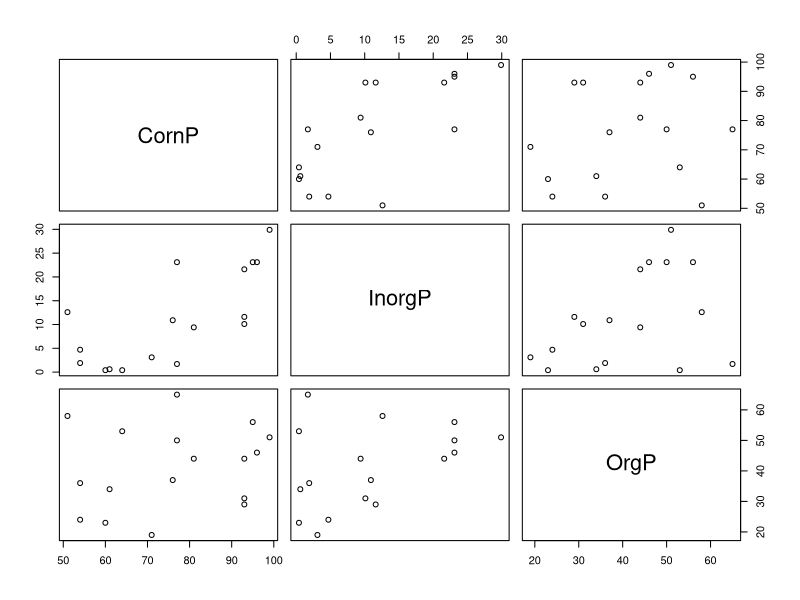
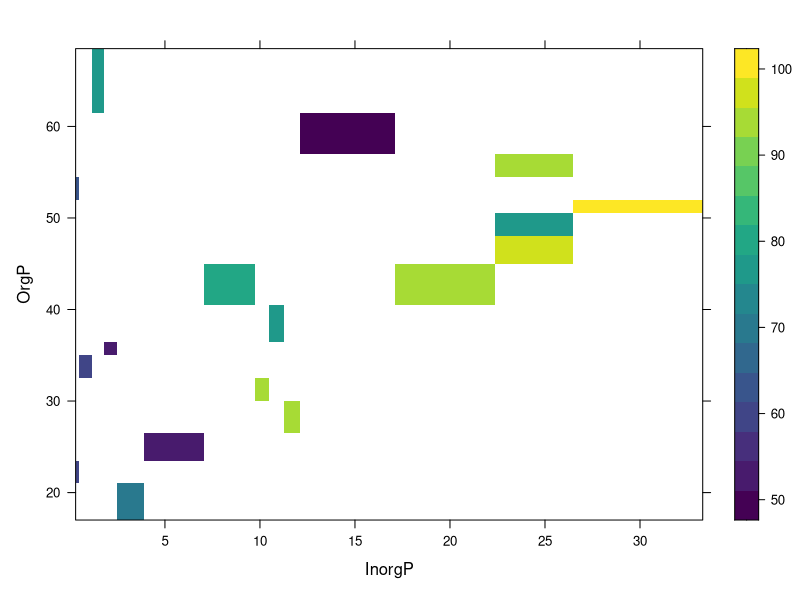
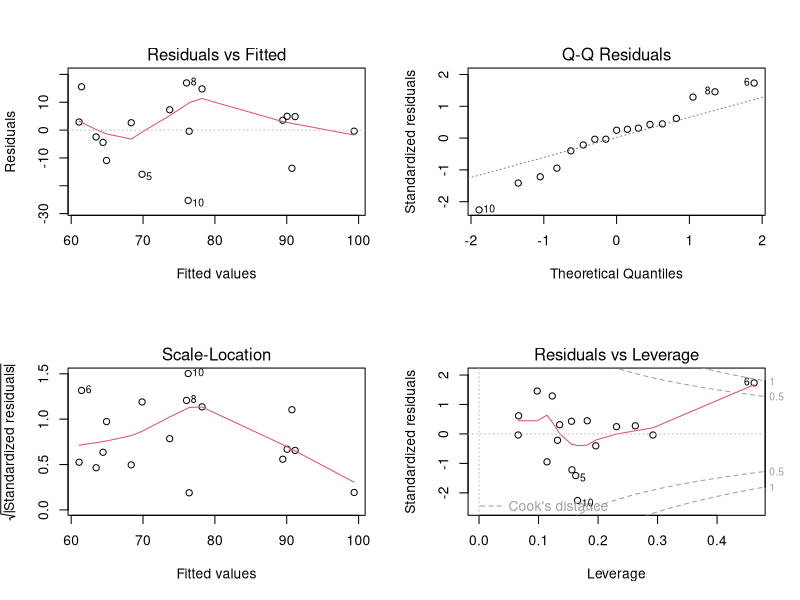
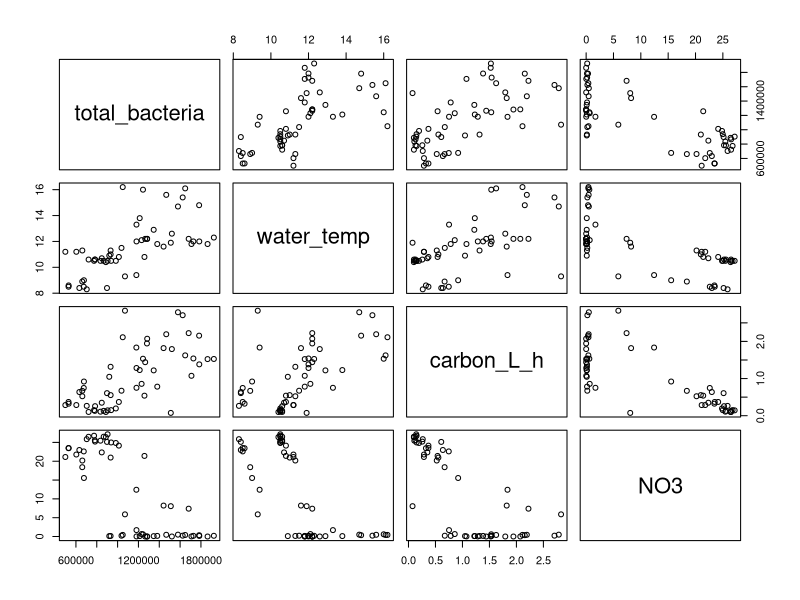
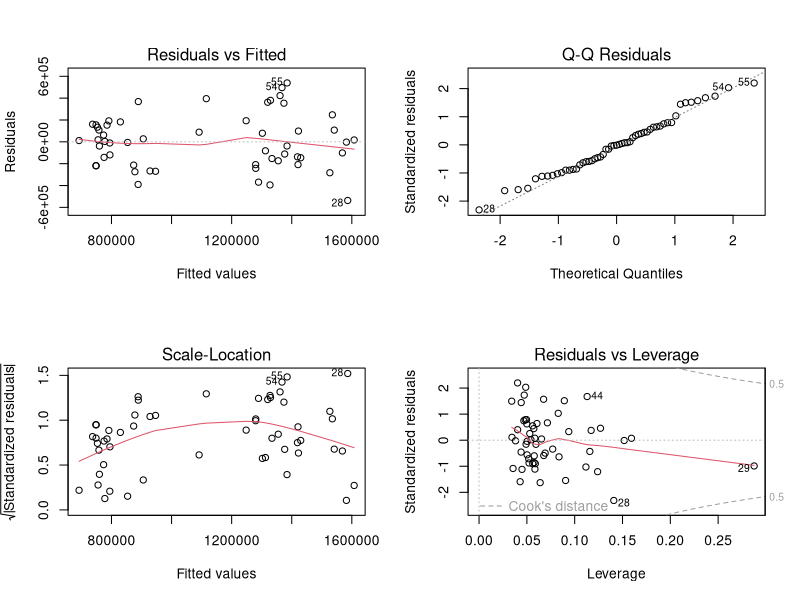
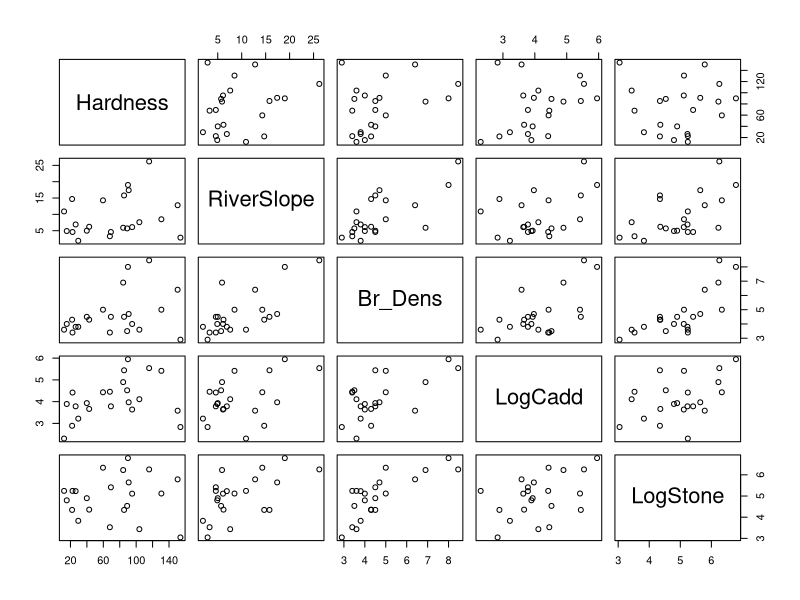
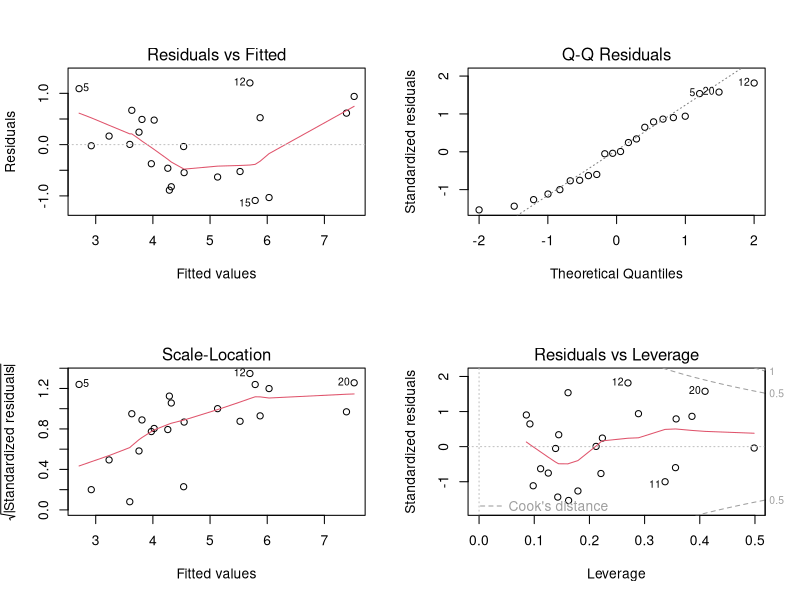

Reproduce these figures in R, in order.
## ---- chunk 1
library(knitr)
library(kableExtra)
knitr::opts_chunk$set(echo = TRUE) # change to TRUE for solutions, efficiency
#### STILL NEED to set eval=TRUE for solutions
## ---- chunk 2
library(readxl)
Corn <- read_xlsx("data/ENVX1002_practical_wk11_data_Regression.xlsx", "Corn")
head(Corn)
## ---- chunk 3
round(cor(Corn),3)
## ---- chunk 4
pairs(Corn)
## ---- chunk 5
library(lattice, quiet = T)
library(viridis, quiet = T) # will need to install.packages("viridis")   

levelplot(CornP ~ InorgP + OrgP, data = Corn
          , col.regions = viridis(100))
## ---- chunk 6
MLR.Corn <- lm(CornP ~ InorgP + OrgP, data=Corn)
## ---- chunk 7
par(mfrow=c(2,2))
plot(MLR.Corn)
## ---- chunk 8
summary(MLR.Corn)
## ---- chunk 9
mic <- read_xlsx("data/ENVX1002_practical_wk11_data_Regression.xlsx", "Microbes")

# Check the structure
str(mic)

## ---- chunk 10
cor(mic)

pairs(mic)
## ---- chunk 11
names(mic) # tells us column names within the dataset

# Form 1:
mic.lm <- lm(total_bacteria ~ water_temp + carbon_L_h + NO3, data = mic)

# Form 2
mic.lm <- lm(total_bacteria ~ ., data = mic)

## ---- chunk 12
par(mfrow=c(2,2))
plot(mic.lm)
## ---- chunk 13
summary(mic.lm)
## ---- chunk 14
summary(lm(total_bacteria ~ water_temp + NO3, data = mic))

## ---- chunk 15
library(readxl, quietly = TRUE)
Dippers <- read_xlsx("data/ENVX1002_practical_wk11_data_Regression.xlsx"
                     ,"Dippers")
## ---- chunk 16
pairs(Dippers)

cor(Dippers)
## ---- chunk 17
# Run model
dipper.lm <- lm(Br_Dens ~ ., data=Dippers)

# Check assumptions
par(mfrow = c(2,2))
plot(dipper.lm)

## ---- chunk 18
summary(dipper.lm)
